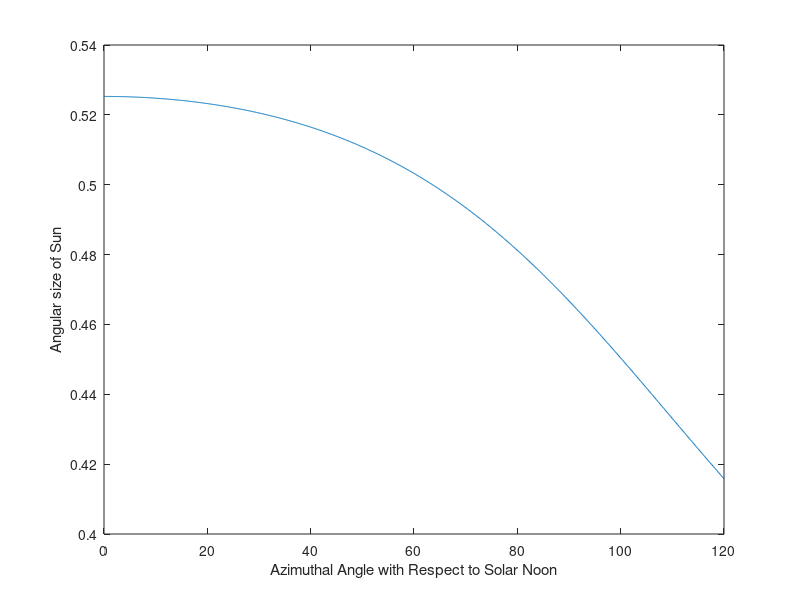

Reproduce this figure in MATLAB.
% sun_angular_size.m

% this is just a short script that plots apparent angular size of sun if it
% were much closer to the earth, circling as a "spotlight". 

% radius of the earth in meters
re=6.371e6;

theta_n=70*pi/180; % angle of sun above "horizon" at noon in radians
delta_n=(31+31/60)/60*pi/180;   % angular size of sun in radians

% observer latitude, in radians:
obs_lat=(41.6611)*pi/180;

% declination latitude formula, in radians: 
n=71;
% for the period 21 march to 22 september use
dec_lat=(23.5*pi/180)*sin(0.973*n); 
% where n is the number of days after 21 march

% for the period 23 september to 21 march, use
%dec_lat=(23.5*pi/180)*sin(n-5);
% where n is the number of days after 23 september

% s is the arclength or distance from observer location to the declination 
% latitude on some given date
s=re*(obs_lat-dec_lat);

% p is the arclength or distance from observer location to the north pole
% on some given date
p=re*(pi/2-obs_lat);

% r is the "radius of spotlight great circle", which is just s+p
r=s+p;

% create phi array; this is the azimuthal angle of the sun with respect to
% solar noon.

npoints=1e3;
% depending on the time of year, phi max will change. larger in summer,
% smaller in winter.
phi_max=120*pi/180;
phi_var=linspace(0,phi_max,npoints);

% the predicted angular size based on all the variables input so far:
delta_var=2*atan((s./(cos(theta_n)).*tan(delta_n/2))./(sqrt(s.^2*(tan(theta_n)).^2+...
    (sqrt(r.^2-p.^2*(sin(phi_var)).^2)-p*cos(phi_var)).^2)));

% Should I produce a theoretical prediction for the angular size of sun in
% "the globe" model? It will be almost constant...

% collate the experimental data
% phi_i=[];

% delta_i=[];

%~%~%~~~~~~~~~~~~~~~~~~~~~~~~~~~~~~~~~~~~~~~~~~~~~~~~~~~~~~~~~~~~~~~~~~~~~~
%   plot the figure.

figure(1);
clf;
% convert phi and delta into degrees
plot(phi_var*180/pi,delta_var*180/pi);
% plot data points, actual data taken with sextant or other method.
%plot(phi_i,delta_i);
xlabel('Azimuthal Angle with Respect to Solar Noon');
ylabel('Angular size of Sun');

set(gcf, 'Color', [1,1,1]);